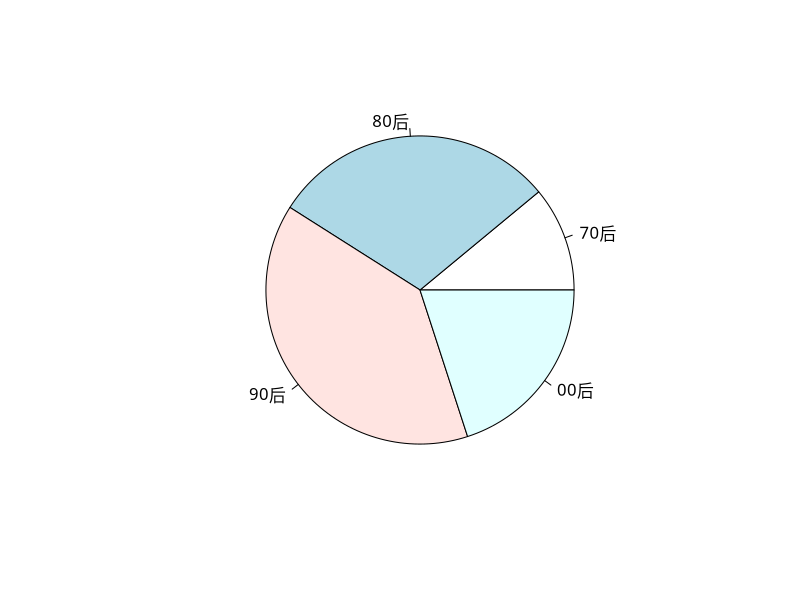
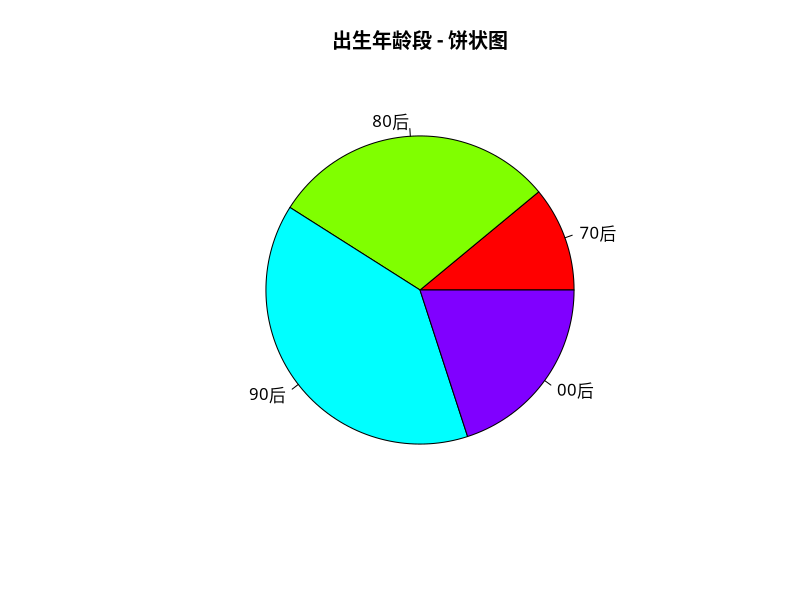
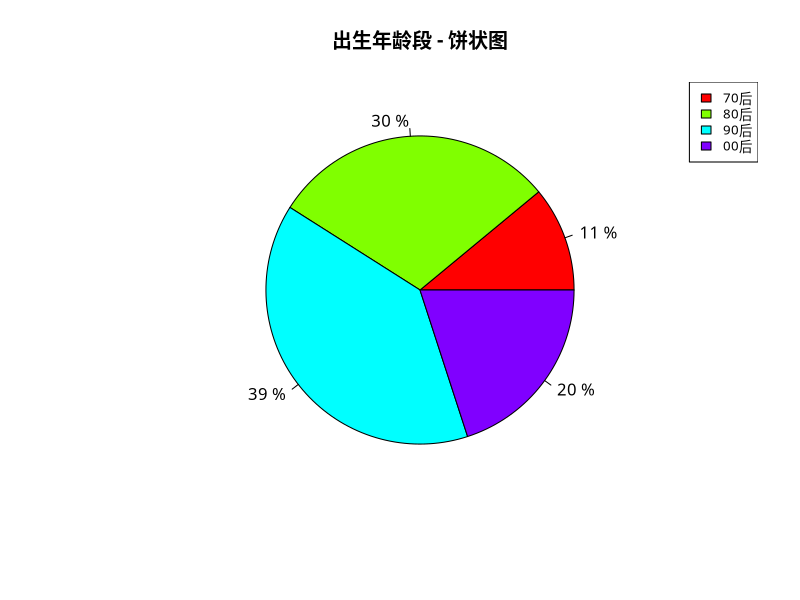
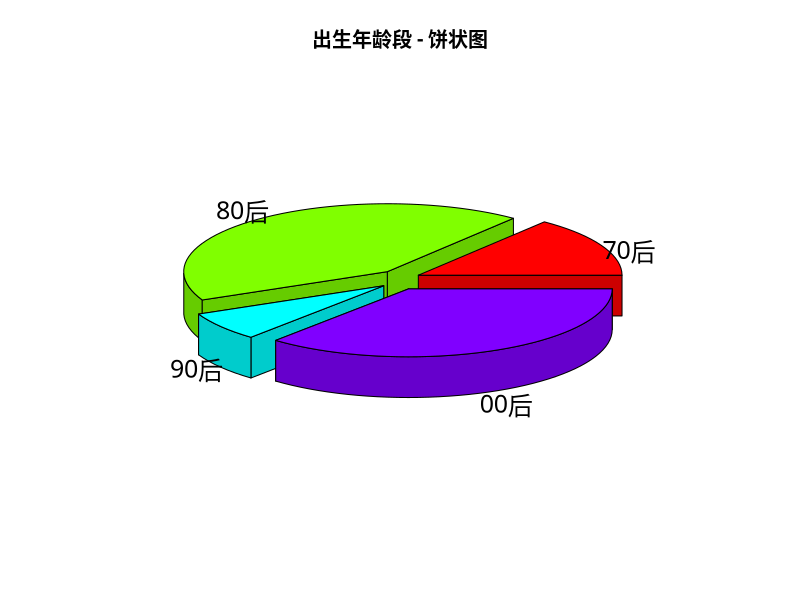
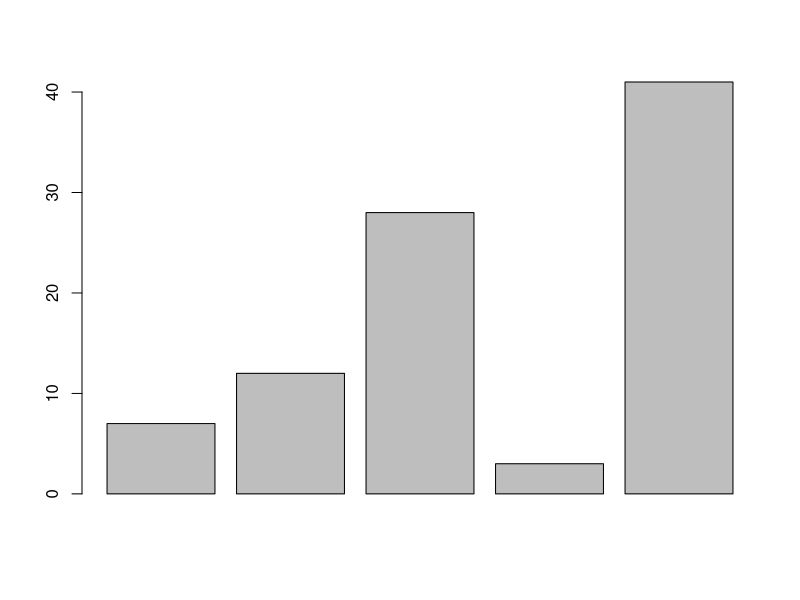
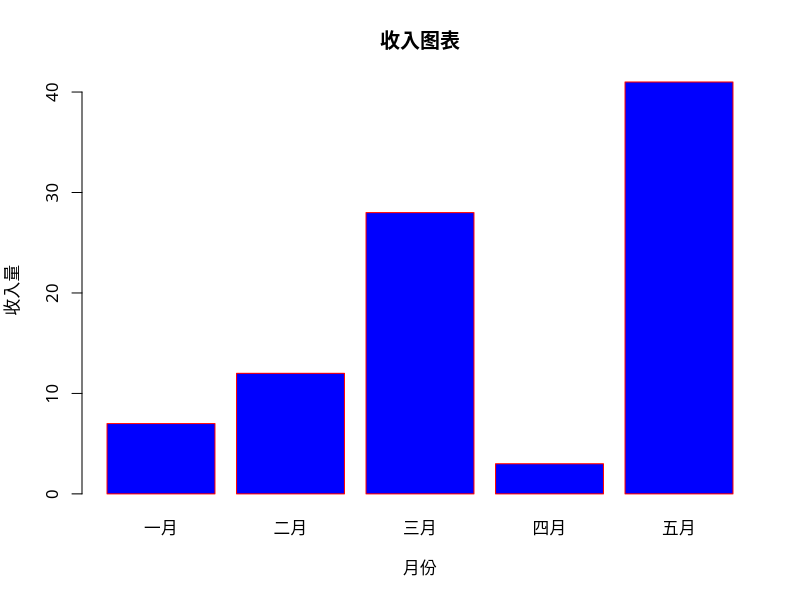
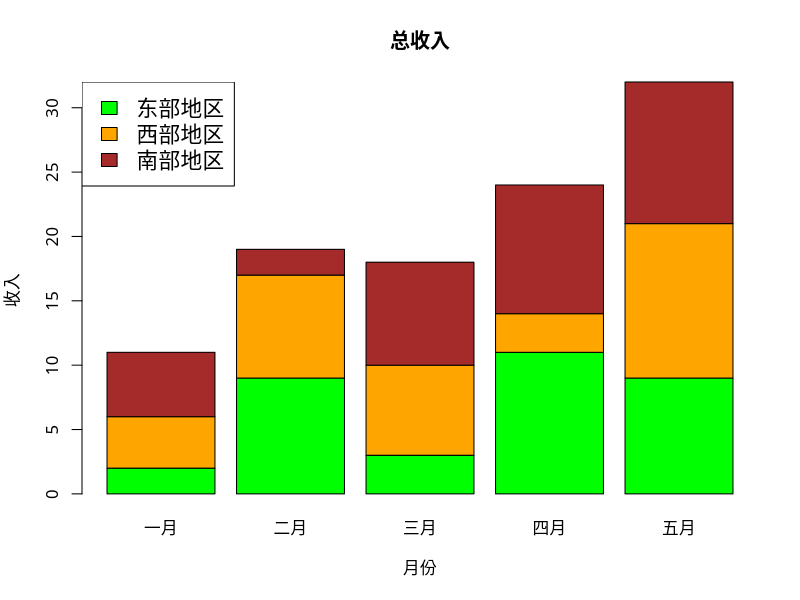
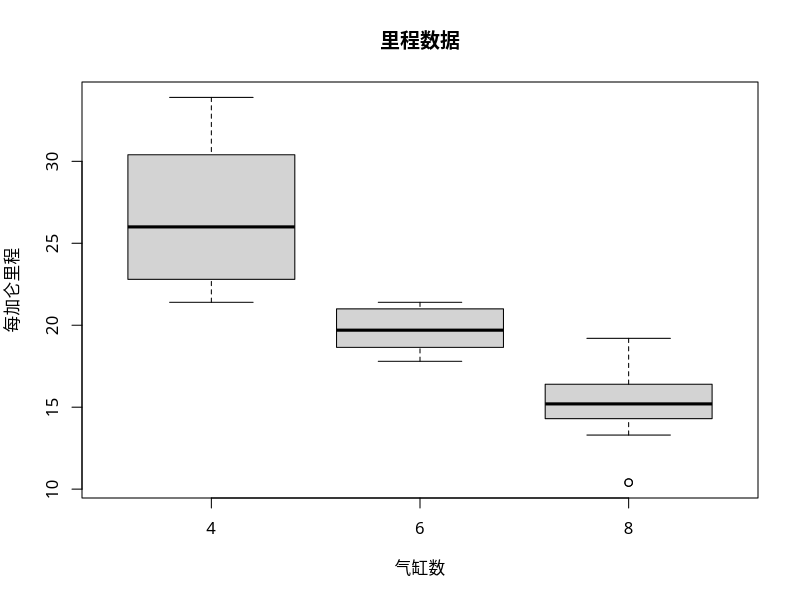

Recreate these plots in R, in order.
# pie(x, labels, radius, main, col, clockwise)
# x - 是包含饼图中使用的数值的向量。
# labels - 用于描述切片的标签。
# radius - 用来表示饼图圆的半径(-1和+1之间的值)。
# main - 用来表示图表的标题。
# col - 表示调色板。
# clockwise - 是一个逻辑值，指示片是顺时针还是逆时针绘制。
# Create data for the graph.

# 全局设置，但是图片依旧乱码
# Kai这一字体是从系统安装的
par(family='Kai')

x <- c(11, 30, 39, 20)
labels <- c("70后", "80后", "90后", "00后")

# Give the chart file a name.
png(file = "birth_of_age.png")
# 这句话放在这儿可以解决乱码
# par(family='Kai')
# 放在pie中图片不存在乱码
# Plot the chart.
pie(x,labels,family='Kai')

# Save the file.
dev.off()

# Give the chart file a name.
png(file = "age_title_colours.jpg")

# Plot the chart with title and rainbow color pallet.
pie(x, labels, main = "出生年龄段 - 饼状图", col = rainbow(length(x)),family='Kai')

# Save the file.
dev.off()

piepercent<- paste(round(100*x/sum(x), 2), "%")

# Give the chart file a name.
png(file = "age_percentage_legends.jpg")

# Plot the chart.
pie(x, labels = piepercent, main = "出生年龄段 - 饼状图",col = rainbow(length(x)),family='Kai')
par(family='Kai')
legend("topright", c("70后","80后","90后","00后"), cex = 0.8,fill = rainbow(length(x)))

# Save the file.
dev.off()

install.packages("plotrix")
# Get the library.
library("plotrix")

# Create data for the graph.
x <-  c(21, 62, 10,53)
lbl <- c("70后", "80后", "90后", "00后")

# Give the chart file a name.
png(file = "3d_pie_chart.jpg")
par(family='Kai')

# Plot the chart.
pie3D(x,labels = lbl,explode = 0.1, main = "出生年龄段 - 饼状图")

# Save the file.
dev.off()

# barplot(H, xlab, ylab, main, names.arg, col)
# H - 是包含条形图中使用的数值的向量或矩阵。
# xlab - 是x轴的标签。
# ylab - 是y轴的标签。
# main - 是条形图的标题。
# names.arg - 是在每个栏下显示的名称向量。
# col - 用于给图中的图条给出颜色。

# Create the data for the chart.
H <- c(7,12,28,3,41)

# Give the chart file a name.
png(file = "barchart.png")

# Plot the bar chart.
barplot(H)

# Save the file.
dev.off()

# Create the data for the chart.
H <- c(7,12,28,3,41)
M <- c("一月","二月","三月","四月","五月")

# Give the chart file a name.
png(file = "barchart_months_revenue.png")
par(family='Kai')
# Plot the bar chart.
barplot(H,names.arg = M,xlab = "月份",ylab = "收入量",col = "blue",
        main = "收入图表",border = "red")

# Save the file.
dev.off()


# Create the input vectors.
colors <- c("green","orange","brown")
months <- c("一月","二月","三月","四月","五月")
regions <- c("东部地区","西部地区","南部地区")

# Create the matrix of the values.
Values <- matrix(c(2,9,3,11,9,4,8,7,3,12,5,2,8,10,11),nrow = 3,ncol = 5,byrow = TRUE)

# Give the chart file a name.
png(file = "barchart_stacked.png")
par(family='Kai')
# Create the bar chart.
barplot(Values,main = "总收入",names.arg = months,xlab = "月份",ylab = "收入",
        col = colors)

# Add the legend to the chart.
legend("topleft", regions, cex = 1.3, fill = colors)

# Save the file.
dev.off()

# boxplot(x, data, notch, varwidth, names, main)
# x - 是向量或公式。
# data - 是数据帧。
# notch - 是一个逻辑值，设置为TRUE可以画出一个缺口。
# varwidth - 是一个逻辑值。设置为true以绘制与样本大小成比例的框的宽度。
# names - 是将在每个箱形图下打印的组标签。
# main - 用于给图表标题。

input <- mtcars[,c('mpg','cyl')]
print(head(input))

# Give the chart file a name.
png(file = "boxplot.png")

par(family='Kai')
# Plot the chart.
boxplot(mpg ~ cyl, data = mtcars, xlab = "气缸数",
        ylab = "每加仑里程", main = "里程数据")

# Save the file.
dev.off()

# Give the chart file a name.
png(file = "boxplot_with_notch.png")

par(family='Kai')
# Plot the chart.
boxplot(mpg ~ cyl, data = mtcars, 
        xlab = "气缸数",
        ylab = "每加仑里程", 
        main = "里程数据",
        notch = TRUE, 
        varwidth = TRUE, 
        col = c("green","yellow","purple"),
        names = c("高","中","低")
)
# Save the file.
dev.off()


# hist(v,main,xlab,xlim,ylim,breaks,col,border)
# v - 是包含直方图中使用数值的向量。
# main - 表示图表的标题。
# col - 用于设置条的颜色。
# border - 用于设置每个栏的边框颜色。
# xlab - 用于描述x轴。
# xlim - 用于指定x轴上的值范围。
# ylim - 用于指定y轴上的值范围。
# breaks - 是用来提及每个栏的宽度。

# Create data for the graph.
v <-  c(9,13,21,8,36,22,12,41,31,33,19)

# Give the chart file a name.
png(file = "histogram.png")

par(family='Kai')
# Create the histogram.
hist(v, main="直方图示例",xlab = "重量", ylab="高度",col = "yellow",border = "blue")

# Save the file.
dev.off()


# Give the chart file a name.
png(file = "histogram_lim_breaks.png")

par(family='Kai')
# Create the histogram.
hist(v, main="直方图示例-2", xlab = "重量", ylab="高度",col = "green",border = "red", xlim = c(0,40), ylim = c(0,5),
     breaks = 5)

# Save the file.
dev.off()


# plot(v,type,col,xlab,ylab)
# v - 是包含数值的向量。
# type - 取值“p”表示仅绘制点，“l”表示仅绘制线条，“o”表示仅绘制点和线。
# xlab - 是x轴的标签。
# ylab - 是y轴的标签。
# main - 是图表的标题。
# col - 用于绘制点和线两种颜色。
v <- c(7,12,28,3,41)

# Give the chart file a name.
png(file = "line_chart.jpg")

par(family='Kai')
# Plot the bar chart. 
plot(v,type = "o", main = "降雨量图表")

# Save the file.
dev.off()

# Give the chart file a name.
png(file = "line_chart_label_colored.jpg")

par(family='Kai')
# Plot the bar chart.
plot(v,type = "o", col = "red", xlab = "月份", ylab = "降雨量",
     main = "降雨量图表")

# Save the file.
dev.off()


# Create the data for the chart.
v <- c(7,12,28,3,41)
t <- c(14,7,6,19,3)

# Give the chart file a name.
png(file = "line_chart_2_lines.jpg")

par(family='Kai')
# Plot the bar chart.
plot(v,type = "o",col = "red", xlab = "月份", ylab = "降雨量", 
     main = "降雨量图表")

lines(t, type = "o", col = "blue")

# Save the file.
dev.off()

# plot(x, y, main, xlab, ylab, xlim, ylim, axes)
# x - 是数据集，其值是水平坐标。
# y - 是数据集，其值是垂直坐标。
# main - 是图表的标题。
# xlab - 是水平轴(y轴)上的标签。
# ylab - 是垂直轴(y轴)上的标签。
# xlim - 是用于绘制的x的值的极限。
# ylim - 是用于绘制的y值的极限。
# axes - 指示是否应在绘图上绘制两个轴。
# Get the input values.
input <- mtcars[,c('wt','mpg')]

# Give the chart file a name.
png(file = "scatterplot.png")

par(family='Kai')
# Plot the chart for cars with weight between 2.5 to 5 and mileage between 15 and 30.
plot(x = input$wt,y = input$mpg,
     xlab = "重量",
     ylab = "里程",
     xlim = c(2.5,5),
     ylim = c(15,30),         
     main = "重量 VS 里程"
)

# Save the file.
dev.off()

# pairs(formula, data)
# 
# formula - 表示成对使用的一系列变量。
# data - 表示将从中采集变量的数据集。
png(file = "scatterplot_matrices.png")

# Plot the matrices between 4 variables giving 12 plots.

# One variable with 3 others and total 4 variables.
par(family='Kai')
pairs(~wt+mpg+disp+cyl,data = mtcars,
      main = "散点图矩阵")

# Save the file.
dev.off()


